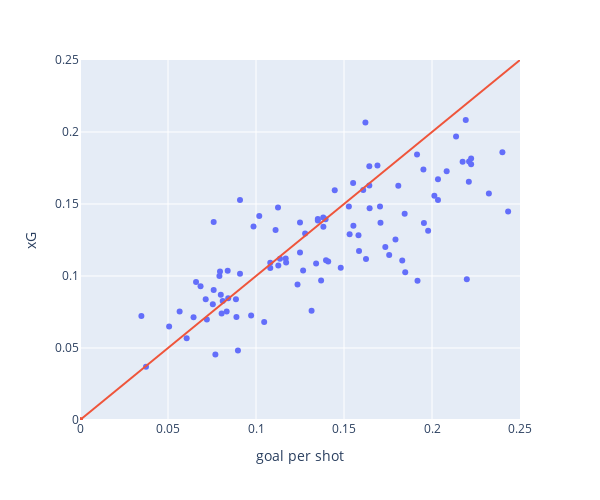

This figure's notebook cell:
### Code cell
t_df = df1.reset_index()
fig = px.scatter(data_frame=df1.reset_index(), y="xG", x="goal per shot", custom_data='player_name', width=600, height=500)
fig.update_xaxes(range=[0, 0.25])
fig.update_yaxes(range=[0, 0.25])
fig.add_trace(go.Scatter(x=[0,0.5], y=[0,0.5]))
fig.update_layout(showlegend=False)
fig.update_traces(hovertemplate = "player : %{customdata} <br>" + 
                  '<br>' + 
                  'xG : %{y} <br>' + 
                  'G/Shot : %{x}')
fig.show()

### Figure 1 — Plotly figure (JSON) as saved in the notebook; plotly's stock layout.template omitted (floating-point values rounded to 4 significant figures)
{"data": [{"customdata": [["Alejandro Darío Gómez"], ["Aleksandar Mitrović"], ["Alexandre Lacazette"], ["Alexis Alejandro Sánchez Sánchez"], ["Andrea Belotti"], ["Andy Delort"], ["Anthony Modeste"], ["Antoine Griezmann"], ["Antonio Candreva"], ["Aritz Aduriz Zubeldia"], ["Bamidele Alli"], ["Borja González Tomás"], ["Carlos Arturo Bacca Ahumada"], ["Charles Días Barbosa de Oliveira"], ["Cheikh N''Doye"], ["Christian Dannemann Eriksen"], ["Claudio Beauvue"], ["Cristiano Ronaldo dos Santos Aveiro"], ["Cyril Théréau"], ["Daniel Ciofani"], ["Daniel Didavi"], ["Deyverson Brum Silva Acosta"], ["Domenico Berardi"], ["Eder Citadin Martins"], ["Edin Džeko"], ["Edinson Roberto Cavani Gómez"], ["Fabio Quagliarella"], ["Fabián Ariel Orellana Valenzuela"], ["Federico Dionisi"], ["Franco Damián Vázquez"], ["Gareth Frank Bale"], ["Giacomo Bonaventura"], ["Giampaolo Pazzini"], ["Giovanni-Guy Yann Sio"], ["Gnégnéri Yaya Touré"], ["Gonzalo Gerardo Higuaín"], ["Graziano Pellè"], ["Gylfi Þór Sigurðsson"], ["Hakan Çalhanoğlu"], ["Harry Kane"], ["Hatem Ben Arfa"], ["Henrikh Mkhitaryan"], ["Iago Aspas Juncal"], ["Ivan Perišić"], ["Jamie Vardy"], ["Javier Guerra Rodríguez"], ["Jermain Defoe"], ["Jonathan Viera Ramos"], ["Josip Iličić"], ["José Luis Morales Nogales"], ["José Salomón Rondón Giménez"], ["Karim Bellarabi"], ["Karim Benzema"], ["Kevin Gameiro"], ["Klaas-Jan Huntelaar"], ["Lionel Andrés Messi Cuccittini"], ["Lorenzo Insigne"], ["Lucas Pérez Martínez"], ["Luis Alberto Romero Alconchel"], ["Luis Alberto Suárez Díaz"], ["Manuel Agudo Durán"], ["Marek Hamšík"], ["Marko Arnautović"], ["Martin Braithwaite Christensen"], ["Massimo Maccarone"], ["Matt Ritchie"], ["Michy Batshuayi Tunga"], ["Mohamed Salah"], ["Neymar da Silva Santos Junior"], ["Nicolas de Roussel de Préville"], ["Nikola Kalinić"], ["Odion Jude Ighalo"], ["Olivier Giroud"], ["Paul Pogba"], ["Paulo Bruno Exequiel Dybala"], ["Philippe Coutinho Correia"], ["Pierre-Emerick Aubameyang"], ["Raffael Caetano de Araújo"], ["Raúl García Escudero"], ["Riccardo Saponara"], ["Riyad Mahrez"], ["Robert Lewandowski"], ["Romelu Lukaku Menama"], ["Ronny Rodelin"], ["Ross Barkley"], ["Rubén Castro Martín"], ["Rubén Rochina Naixes"], ["Sadio Mané"], ["Sandro Wagner"], ["Sergio Leonel Agüero del Castillo"], ["Stephan El Shaarawy"], ["Thomas Müller"], ["Tiago Manuel Dias Correia"], ["Troy Deeney"], ["Wayne Mark Rooney"], ["Wissam Ben Yedder"], ["Yannis Salibur"], ["Youssef El-Arabi"], ["Zlatan Ibrahimović"]], "hovertemplate": "player : %{customdata} <br><br>xG : %{y} <br>G/Shot : %{x}", "legendgroup": "", "marker": {"color": "#636efa", "symbol": "circle"}, "mode": "markers", "name": "", "orientation": "v", "showlegend": false, "type": "scatter", "x": [0.08046, 0.1125, 0.2211, 0.1171, 0.1644, 0.08392, 0.1351, 0.2323, 0.1111, 0.2083, 0.137, 0.1915, 0.2222, 0.1395, 0.1268, 0.06061, 0.08, 0.1532, 0.1447, 0.1169, 0.1398, 0.125, 0.07955, 0.1625, 0.09091, 0.2209, 0.07921, 0.09091, 0.1047, 0.07547, 0.2198, 0.0566, 0.07595, 0.09859, 0.08108, 0.1978, 0.1341, 0.1236, 0.03488, 0.1582, 0.1848, 0.141, 0.1707, 0.1081, 0.2034, 0.169, 0.1705, 0.1136, 0.1757, 0.09722, 0.125, 0.08333, 0.24, 0.2192, 0.1644, 0.1646, 0.08889, 0.1735, 0.07595, 0.2878, 0.1481, 0.07143, 0.1528, 0.1019, 0.1585, 0.05063, 0.1382, 0.1918, 0.1951, 0.06593, 0.1622, 0.1351, 0.1553, 0.06452, 0.1792, 0.07207, 0.2137, 0.1831, 0.08861, 0.06849, 0.1954, 0.2013, 0.1552, 0.1316, 0.08421, 0.1845, 0.07692, 0.1279, 0.1609, 0.2034, 0.1081, 0.2174, 0.0375, 0.1383, 0.1127, 0.1809, 0.08974, 0.2222, 0.2432], "xaxis": "x", "y": [0.07393, 0.1475, 0.1795, 0.1094, 0.1762, 0.1037, 0.1395, 0.1572, 0.1319, 0.1727, 0.09692, 0.1844, 0.1816, 0.1394, 0.1039, 0.05672, 0.0869, 0.1289, 0.1596, 0.1121, 0.111, 0.1163, 0.1031, 0.1118, 0.1528, 0.1654, 0.09993, 0.1015, 0.06804, 0.08035, 0.09775, 0.07539, 0.1375, 0.1343, 0.08259, 0.1314, 0.1087, 0.0941, 0.07228, 0.1282, 0.1026, 0.1102, 0.1371, 0.1056, 0.1672, 0.1768, 0.1483, 0.112, 0.1146, 0.07258, 0.1372, 0.07531, 0.1859, 0.2083, 0.1628, 0.1471, 0.07145, 0.1202, 0.0903, 0.176, 0.1058, 0.08394, 0.1482, 0.1417, 0.1173, 0.06494, 0.1406, 0.09673, 0.174, 0.09575, 0.2066, 0.1385, 0.1349, 0.07136, 0.1253, 0.06973, 0.1969, 0.1108, 0.08384, 0.09286, 0.1367, 0.1557, 0.1646, 0.07591, 0.08453, 0.1433, 0.04556, 0.1295, 0.1597, 0.1528, 0.1092, 0.1794, 0.03698, 0.1342, 0.1073, 0.1627, 0.04826, 0.1776, 0.1447], "yaxis": "y"}, {"hovertemplate": "player : %{customdata} <br><br>xG : %{y} <br>G/Shot : %{x}", "type": "scatter", "x": [0, 0.5], "y": [0, 0.5]}], "layout": {"height": 500, "legend": {"tracegroupgap": 0}, "margin": {"t": 60}, "showlegend": false, "width": 600, "xaxis": {"anchor": "y", "domain": [0, 1], "range": [0, 0.25], "title": {"text": "goal per shot"}}, "yaxis": {"anchor": "x", "domain": [0, 1], "range": [0, 0.25], "title": {"text": "xG"}}}}
